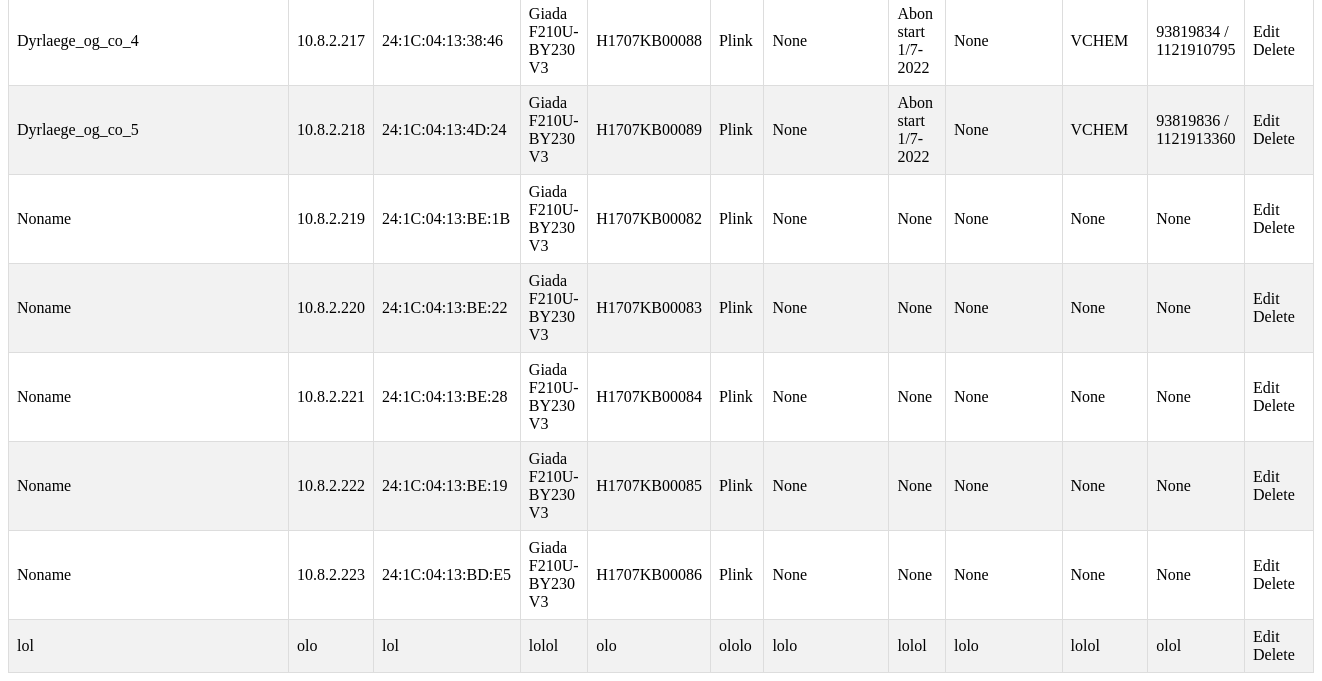
/ (lower part), run on an earlier commit of the app's database.
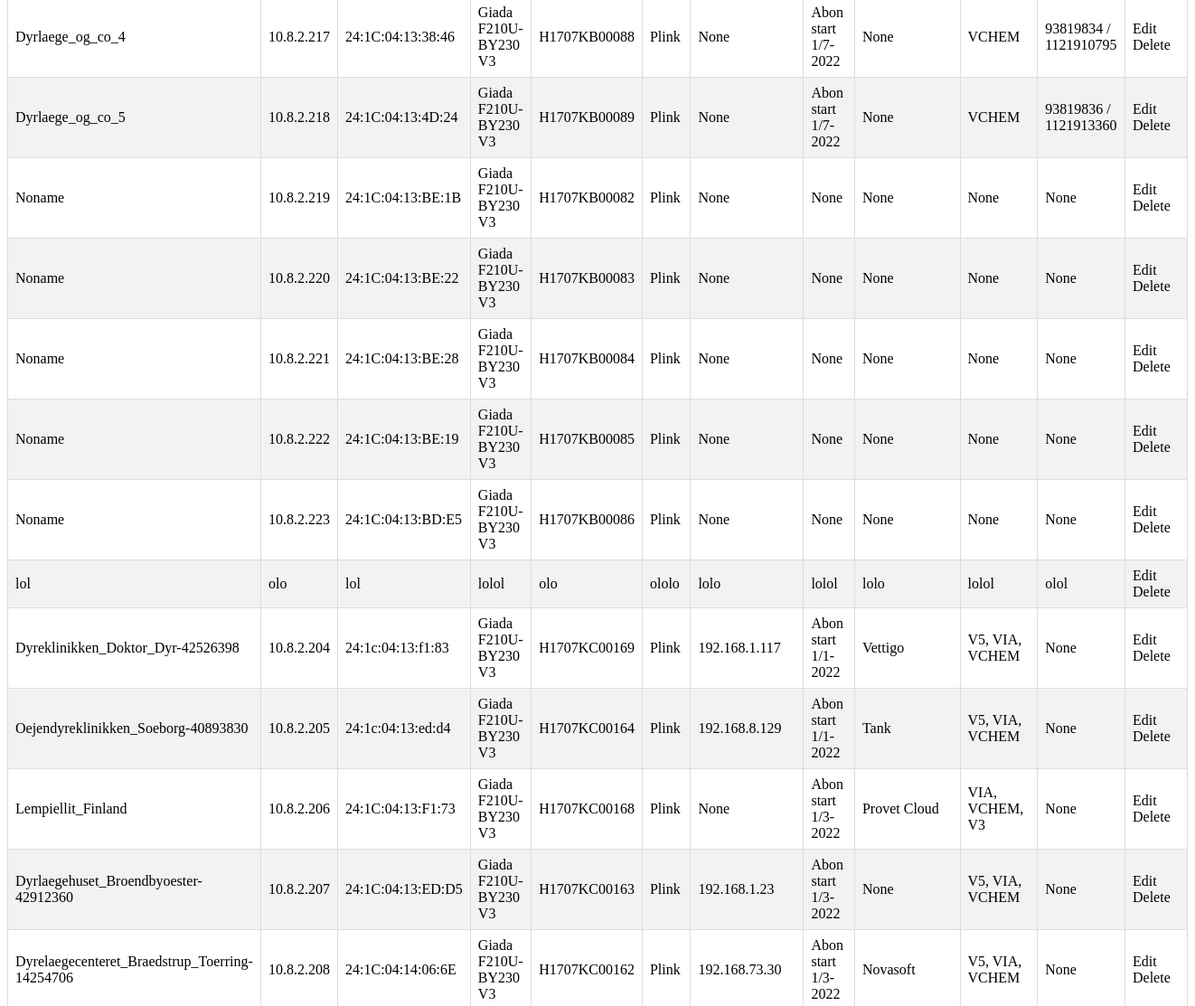
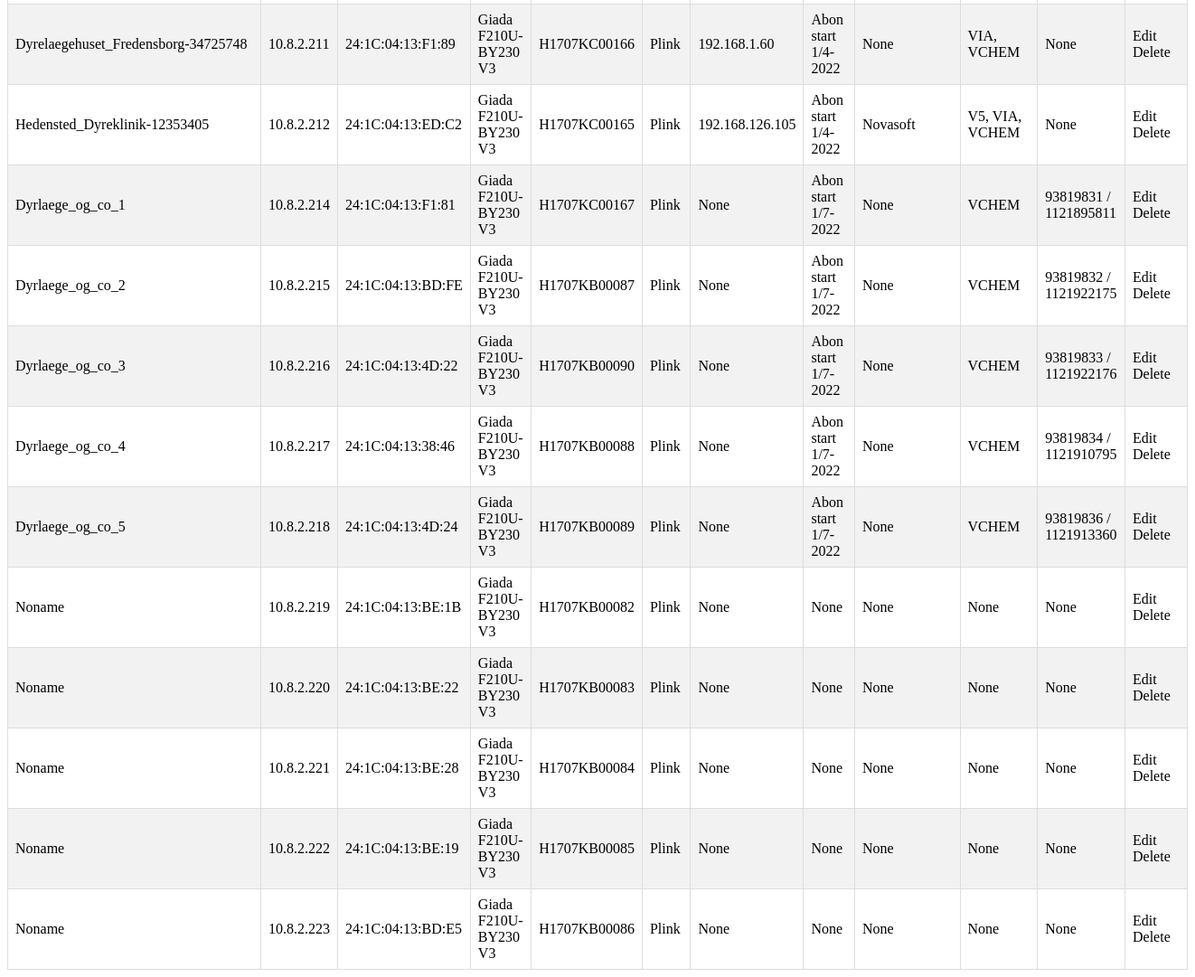
And on a later commit of the database (2 pictures, top to bottom).
### uploader/models.py (models this page shows, shortened)
class Product(models.Model):
    Lokation = models.CharField(max_length=1000, null=True,blank=True)
    KundeID = models.CharField(max_length=1000, null=True,blank=True)
    MACadd = models.CharField(max_length=1000, null=True,blank=True)
    Model = models.CharField(max_length=1000, null=True,blank=True)
    SerieNr = models.CharField(max_length=1000, null=True,blank=True)
    Navn = models.CharField(max_length=1000, null=True,blank=True)
    Image = models.CharField(max_length=1000, null=True,blank=True)
    GatewayIP = models.CharField(max_length=1000, null=True,blank=True)
    Noter = models.CharField(max_length=1000, null=True,blank=True)
    Journalsystem = models.CharField(max_length=1000, null=True,blank=True)
    Analyzers = models.CharField(max_length=1000, null=True,blank=True)
    SIMnr = models.CharField(max_length=1000, null=True,blank=True)

### uploader/views.py (the view)
# urls.py: path('', views.display_data, name='display_data'),
def display_data(request):
    products = Product.objects.all()
    search_form = SearchForm(request.GET)  # Get the search form data
    query = request.GET.get('query', '')  # Get the query from request GET parameters
    if query:
        products = products.filter(Lokation__icontains=query)  # Adjust the field as needed for your search
    return render(request, 'display_data.html', {'products': products, 'search_form': search_form})

### uploader/templates/display_data.html (shortened to what this page needs)
<html lang="en">
<head>
</head>
<body>
    <table>
        <tbody>
            {% for product in products %}
                <tr>
                    <td>{{ product.Lokation }}</td>
                    <td>{{ product.KundeID }}</td>
                    <td>{{ product.MACadd }}</td>
                    <td>{{ product.Model }}</td>
                    <td>{{ product.SerieNr }}</td>
                    <td>{{ product.Navn }}</td>
                    <td>{{ product.GatewayIP }}</td>
                    <td>{{ product.Noter }}</td>
                    <td>{{ product.Journalsystem }}</td>
                    <td>{{ product.Analyzers }}</td>
                    <td>{{ product.SIMnr }}</td>
                    <td>
                        <a href="{% url 'edit_product' product.id %}" class="edit">Edit</a>
                        <a href="{% url 'delete_product' product.id %}" class="delete">Delete</a>
                    </td>
                </tr>
            {% endfor %}
        </tbody>
    </table>
</body>
</html>

### uploader/templates/display_data.html (style rules this page uses)
table { border-collapse: collapse; width: 100%; }
tr:nth-child(even) { background-color: #f2f2f2; }

What changed in the data, as far as the page shows it:
added Product: Lokation "Dyreklinikken_Doktor_Dyr-42526398", KundeID "10.8.2.204", MACadd "24:1c:04:13:f1:83", Model "Giada F210U-BY230 V3", SerieNr "H1707KC00169", Navn "Plink", GatewayIP "192.168.1.117", Noter "Abon start 1/1-2022", Journalsystem "Vettigo", Analyzers "V5, VIA, VCHEM", SIMnr "None"
added Product: Lokation "Oejendyreklinikken_Soeborg-40893830", KundeID "10.8.2.205", MACadd "24:1c:04:13:ed:d4", Model "Giada F210U-BY230 V3", SerieNr "H1707KC00164", Navn "Plink", GatewayIP "192.168.8.129", Noter "Abon start 1/1-2022", Journalsystem "Tank", Analyzers "V5, VIA, VCHEM", SIMnr "None"
added Product: Lokation "Lempiellit_Finland", KundeID "10.8.2.206", MACadd "24:1C:04:13:F1:73", Model "Giada F210U-BY230 V3", SerieNr "H1707KC00168", Navn "Plink", GatewayIP "None", Noter "Abon start 1/3-2022", Journalsystem "Provet Cloud", Analyzers "VIA, VCHEM, V3", SIMnr "None"
added Product: Lokation "Dyrlaegehuset_Broendbyoester-42912360", KundeID "10.8.2.207", MACadd "24:1C:04:13:ED:D5", Model "Giada F210U-BY230 V3", SerieNr "H1707KC00163", Navn "Plink", GatewayIP "192.168.1.23", Noter "Abon start 1/3-2022", Journalsystem "None", Analyzers "V5, VIA, VCHEM", SIMnr "None"
added Product: Lokation "Dyrelaegecenteret_Braedstrup_Toerring-14254706", KundeID "10.8.2.208", MACadd "24:1C:04:14:06:6E", Model "Giada F210U-BY230 V3", SerieNr "H1707KC00162", Navn "Plink", GatewayIP "192.168.73.30", Noter "Abon start 1/3-2022", Journalsystem "Novasoft", Analyzers "V5, VIA, VCHEM", SIMnr "None"
added Product: Lokation "Dyrelaegehuset_Fredensborg-34725748", KundeID "10.8.2.211", MACadd "24:1C:04:13:F1:89", Model "Giada F210U-BY230 V3", SerieNr "H1707KC00166", Navn "Plink", GatewayIP "192.168.1.60", Noter "Abon start 1/4-2022", Journalsystem "None", Analyzers "VIA, VCHEM", SIMnr "None"
added Product: Lokation "Hedensted_Dyreklinik-12353405", KundeID "10.8.2.212", MACadd "24:1C:04:13:ED:C2", Model "Giada F210U-BY230 V3", SerieNr "H1707KC00165", Navn "Plink", GatewayIP "192.168.126.105", Noter "Abon start 1/4-2022", Journalsystem "Novasoft", Analyzers "V5, VIA, VCHEM", SIMnr "None"
added Product: Lokation "Dyrlaege_og_co_1", KundeID "10.8.2.214", MACadd "24:1C:04:13:F1:81", Model "Giada F210U-BY230 V3", SerieNr "H1707KC00167", Navn "Plink", GatewayIP "None", Noter "Abon start 1/7-2022", Journalsystem "None", Analyzers "VCHEM", SIMnr "93819831 / 1121895811"
added Product: Lokation "Dyrlaege_og_co_2", KundeID "10.8.2.215", MACadd "24:1C:04:13:BD:FE", Model "Giada F210U-BY230 V3", SerieNr "H1707KB00087", Navn "Plink", GatewayIP "None", Noter "Abon start 1/7-2022", Journalsystem "None", Analyzers "VCHEM", SIMnr "93819832 / 1121922175"
added Product: Lokation "Dyrlaege_og_co_3", KundeID "10.8.2.216", MACadd "24:1C:04:13:4D:22", Model "Giada F210U-BY230 V3", SerieNr "H1707KB00090", Navn "Plink", GatewayIP "None", Noter "Abon start 1/7-2022", Journalsystem "None", Analyzers "VCHEM", SIMnr "93819833 / 1121922176"
added Product: Lokation "Dyrlaege_og_co_4", KundeID "10.8.2.217", MACadd "24:1C:04:13:38:46", Model "Giada F210U-BY230 V3", SerieNr "H1707KB00088", Navn "Plink", GatewayIP "None", Noter "Abon start 1/7-2022", Journalsystem "None", Analyzers "VCHEM", SIMnr "93819834 / 1121910795"
added Product: Lokation "Dyrlaege_og_co_5", KundeID "10.8.2.218", MACadd "24:1C:04:13:4D:24", Model "Giada F210U-BY230 V3", SerieNr "H1707KB00089", Navn "Plink", GatewayIP "None", Noter "Abon start 1/7-2022", Journalsystem "None", Analyzers "VCHEM", SIMnr "93819836 / 1121913360"
added Product: Lokation "Noname", KundeID "10.8.2.219", MACadd "24:1C:04:13:BE:1B", Model "Giada F210U-BY230 V3", SerieNr "H1707KB00082", Navn "Plink", GatewayIP "None", Noter "None", Journalsystem "None", Analyzers "None", SIMnr "None"
added Product: Lokation "Noname", KundeID "10.8.2.220", MACadd "24:1C:04:13:BE:22", Model "Giada F210U-BY230 V3", SerieNr "H1707KB00083", Navn "Plink", GatewayIP "None", Noter "None", Journalsystem "None", Analyzers "None", SIMnr "None"
added Product: Lokation "Noname", KundeID "10.8.2.221", MACadd "24:1C:04:13:BE:28", Model "Giada F210U-BY230 V3", SerieNr "H1707KB00084", Navn "Plink", GatewayIP "None", Noter "None", Journalsystem "None", Analyzers "None", SIMnr "None"
added Product: Lokation "Noname", KundeID "10.8.2.222", MACadd "24:1C:04:13:BE:19", Model "Giada F210U-BY230 V3", SerieNr "H1707KB00085", Navn "Plink", GatewayIP "None", Noter "None", Journalsystem "None", Analyzers "None", SIMnr "None"
added Product: Lokation "Noname", KundeID "10.8.2.223", MACadd "24:1C:04:13:BD:E5", Model "Giada F210U-BY230 V3", SerieNr "H1707KB00086", Navn "Plink", GatewayIP "None", Noter "None", Journalsystem "None", Analyzers "None", SIMnr "None"
